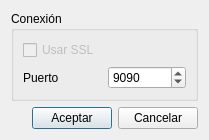
<?xml version="1.0" encoding="UTF-8"?>
<ui version="4.0">
 <class>DialogConfiguration</class>
 <widget class="QDialog" name="DialogConfiguration">
  <property name="geometry">
   <rect>
    <x>0</x>
    <y>0</y>
    <width>209</width>
    <height>129</height>
   </rect>
  </property>
  <property name="windowTitle">
   <string>Configuración</string>
  </property>
  <layout class="QVBoxLayout" name="verticalLayout_2">
   <item>
    <layout class="QHBoxLayout" name="horizontalLayout_4">
     <item>
      <widget class="QGroupBox" name="groupBox">
       <property name="title">
        <string>Conexión</string>
       </property>
       <layout class="QVBoxLayout" name="verticalLayout">
        <item>
         <widget class="QCheckBox" name="checkBox">
          <property name="enabled">
           <bool>false</bool>
          </property>
          <property name="text">
           <string>Usar SSL</string>
          </property>
         </widget>
        </item>
        <item>
         <layout class="QHBoxLayout" name="horizontalLayout">
          <item>
           <widget class="QLabel" name="label_3">
            <property name="minimumSize">
             <size>
              <width>0</width>
              <height>20</height>
             </size>
            </property>
            <property name="text">
             <string>Puerto</string>
            </property>
           </widget>
          </item>
          <item>
           <widget class="QSpinBox" name="spinBox">
            <property name="maximum">
             <number>65535</number>
            </property>
            <property name="singleStep">
             <number>1</number>
            </property>
            <property name="value">
             <number>9090</number>
            </property>
           </widget>
          </item>
         </layout>
        </item>
       </layout>
      </widget>
     </item>
    </layout>
   </item>
   <item>
    <layout class="QHBoxLayout" name="horizontalLayout_3">
     <item>
      <spacer name="horizontalSpacer">
       <property name="orientation">
        <enum>Qt::Horizontal</enum>
       </property>
       <property name="sizeHint" stdset="0">
        <size>
         <width>40</width>
         <height>20</height>
        </size>
       </property>
      </spacer>
     </item>
     <item>
      <widget class="QPushButton" name="pushButton">
       <property name="text">
        <string>Aceptar</string>
       </property>
      </widget>
     </item>
     <item>
      <widget class="QPushButton" name="pushButton_2">
       <property name="text">
        <string>Cancelar</string>
       </property>
      </widget>
     </item>
    </layout>
   </item>
  </layout>
 </widget>
 <resources/>
 <connections/>
</ui>
